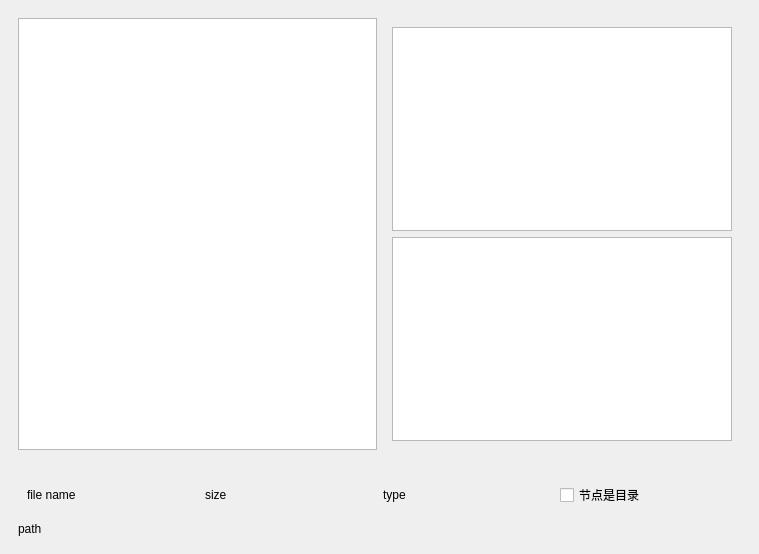
<?xml version="1.0" encoding="UTF-8"?>
<ui version="4.0">
 <class>MainWindow</class>
 <widget class="QMainWindow" name="MainWindow">
  <property name="geometry">
   <rect>
    <x>0</x>
    <y>0</y>
    <width>759</width>
    <height>554</height>
   </rect>
  </property>
  <property name="windowTitle">
   <string>MainWindow</string>
  </property>
  <widget class="QWidget" name="centralwidget">
   <layout class="QVBoxLayout" name="verticalLayout_3">
    <item>
     <widget class="QWidget" name="widget" native="true">
      <layout class="QHBoxLayout" name="horizontalLayout">
       <item>
        <widget class="QTreeView" name="treeView"/>
       </item>
       <item>
        <widget class="QWidget" name="widget_3" native="true">
         <layout class="QVBoxLayout" name="verticalLayout">
          <item>
           <widget class="QListView" name="listView"/>
          </item>
          <item>
           <widget class="QTableView" name="tableView"/>
          </item>
         </layout>
        </widget>
       </item>
      </layout>
     </widget>
    </item>
    <item>
     <widget class="QWidget" name="widget_2" native="true">
      <layout class="QVBoxLayout" name="verticalLayout_2">
       <item>
        <widget class="QWidget" name="widget_4" native="true">
         <layout class="QHBoxLayout" name="horizontalLayout_2">
          <item>
           <widget class="QLabel" name="labelFileName">
            <property name="text">
             <string>file name</string>
            </property>
           </widget>
          </item>
          <item>
           <widget class="QLabel" name="labelSize">
            <property name="text">
             <string>size</string>
            </property>
           </widget>
          </item>
          <item>
           <widget class="QLabel" name="labelType">
            <property name="text">
             <string>type</string>
            </property>
           </widget>
          </item>
          <item>
           <widget class="QCheckBox" name="checkBox">
            <property name="text">
             <string>节点是目录</string>
            </property>
           </widget>
          </item>
         </layout>
        </widget>
       </item>
       <item>
        <widget class="QLabel" name="labelPath">
         <property name="text">
          <string>path</string>
         </property>
        </widget>
       </item>
      </layout>
     </widget>
    </item>
   </layout>
  </widget>
 </widget>
 <resources/>
 <connections/>
</ui>
